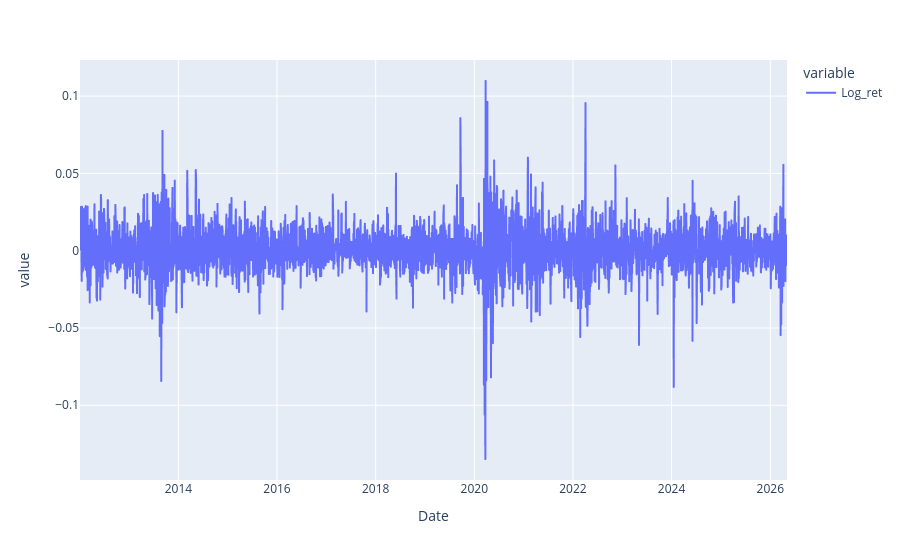

The notebook cell this image was saved under:
### Code cell
close['Log_ret'].plot()

### Figure 1 — Plotly figure (JSON) as saved in the notebook; plotly's stock layout.template omitted (floating-point values rounded to 4 significant figures; data arrays with more than 128 entries replaced by an {"elided": "..."} marker saying what was removed)
{"data": [{"hovertemplate": "variable=Log_ret<br>Date=%{x}<br>value=%{y}<extra></extra>", "legendgroup": "Log_ret", "line": {"color": "#636efa", "dash": "solid"}, "marker": {"symbol": "circle"}, "mode": "lines", "name": "Log_ret", "showlegend": true, "x": {"elided": "3535 str values"}, "xaxis": "x", "y": {"elided": "3535 float values"}, "yaxis": "y", "type": "scattergl"}], "layout": {"xaxis": {"anchor": "y", "domain": [0.0, 1.0], "title": {"text": "Date"}}, "yaxis": {"anchor": "x", "domain": [0.0, 1.0], "title": {"text": "value"}}, "legend": {"title": {"text": "variable"}, "tracegroupgap": 0}, "margin": {"t": 60}}}
